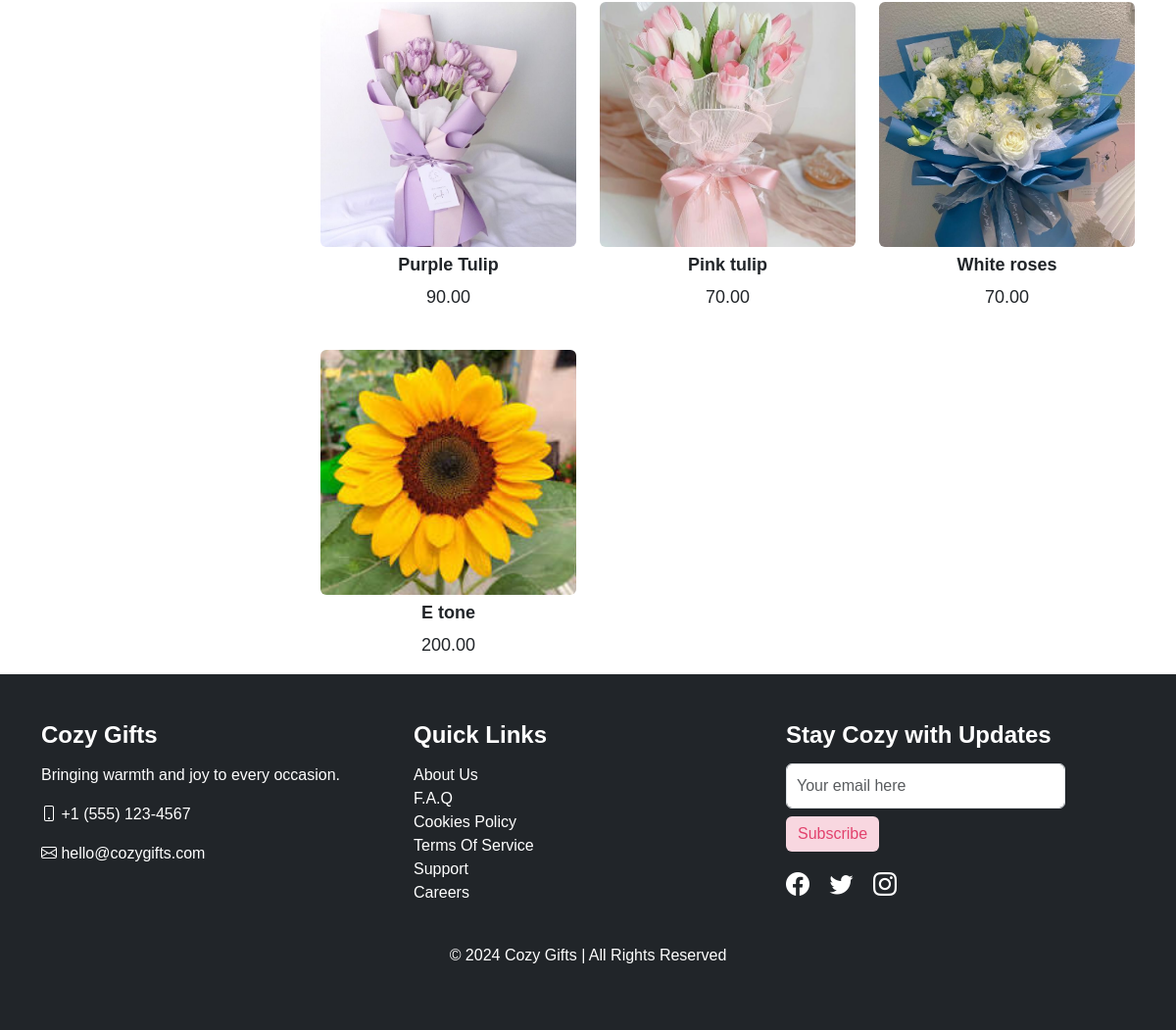
Before: /product/ (lower part) with the older database file.
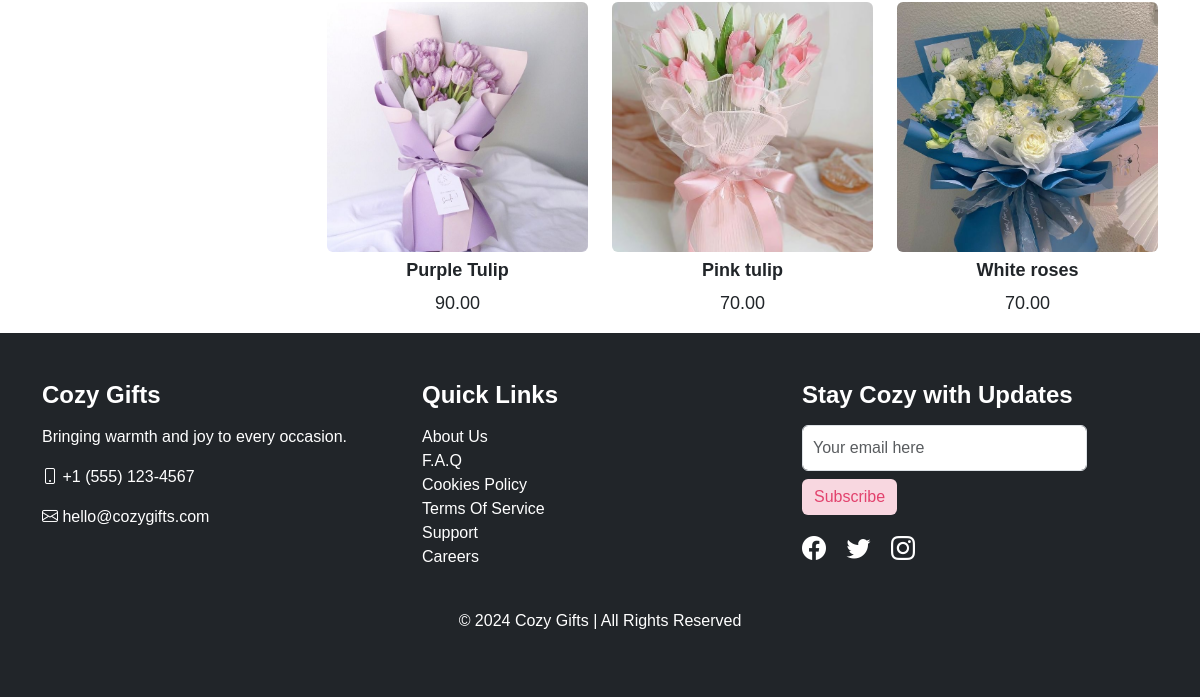
After: the same page with the newer database file.
### store/models.py (models this page shows, shortened)
class Product(models.Model):
  name = models.CharField(max_length=100)
  price = models.DecimalField(default=0,decimal_places = 2,max_digits = 6)
  category = models.ForeignKey(Category,on_delete = models.CASCADE,default=1)
  color = models.CharField(
        max_length=50,
        choices=[
            ('Blue', 'Blue'),
            ('Cream', 'Cream'),
            ('Green', 'Green'),
            ('Pink', 'Pink'),
            ('Red', 'Red'),
            ('White', 'White'),
            ('Purple','Purple'),
        ],
        default='Blue',  # Set default color
        null=True,
        blank=True
    )
  description = models.CharField(max_length=250,default='',blank=True,null = True)
  image = models.ImageField(upload_to = 'uploads/product/')
  is_sale = models.BooleanField(default =False)
  sale_price = models.DecimalField(default=0,decimal_places=2,max_digits=6)

### store/views.py (the view)
# urls.py: path('product/',views.products,name="product"),
def products(request):
  products = Product.objects.all()
  return render(request,'product.html',{'products':products})

### cart/cart.py (called while the page is built)
  def __len__(self):
    return len(self.cart)

### cart/context_processors.py (called while the page is built)
def cart(request):
  return {'cart':Cart(request)}

### store/templates/product.html (shortened to what this page needs)
{% extends 'base.html' %}
{% load static %}
{% block styles %}
<link rel="stylesheet" href="{% static 'css/product.css' %}">
{% endblock %}
{% block content %}
<div class="container mt-4">
    <div class="row">
        <div class="col-md-3 d-none d-md-block">
        </div>
        <div class="col-md-9">
            <div class="row g-4">
                {% for product in products %}
                <div class="col-6 col-md-4">
                    <div class="collection">
                        <a href="{% url 'product_detail' product.id %}" class="btn">
                            <img src="{{ product.image.url }}" alt="{{ product.name }}">
                        </a>
                        <h3 class="mt-2">{{ product.name }}</h3>
                        <p>{{product.price}}</p>
                    </div>
                </div>
                {% endfor %}
            </div>
        </div>
    </div>
</div>
{% endblock %}

Changed rows visible on the page:
removed Product: image (picture), name "E tone", price "200.00"
